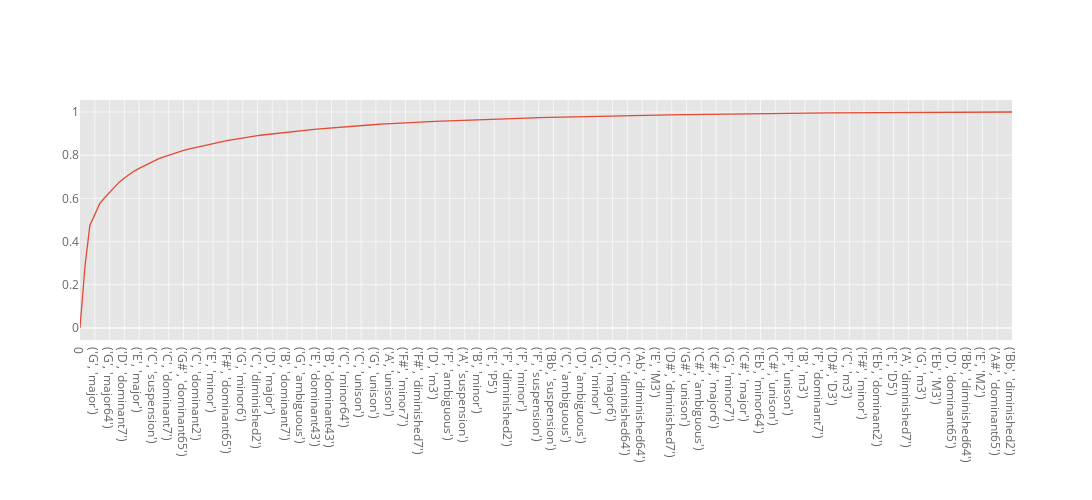

Source (notebook cell):
### Markdown cell above
If we look at the distribution over the occurring chords of the corpus, a striking 80 % make up for only tonic chords and permutations (`C major`, `C suspension`, `E major6`, `G major64`, `A minor`), dominant chords and permutations (`G dominant7`, `B dominant65`, `D dominant43`, `F dominant2`, `G major`, `E dominant7`, `G# dominant65`, `E major`, `E major6`), and predominant chords (`F major`, `D minor` `D dominant7`). From more complex or unconventional music we would expect many more chords to diverge from this tonic region.

### Code cell
chord_dist = jh.cumulative_fraction(chord_tuples.chords)
chord_dist.index = chord_dist.index.map(str)
chord_dist['y'].iplot('scatter', y='y', dimensions=(3000,500))

### Figure 1 — Plotly figure (JSON) as saved in the notebook; plotly's stock layout.template omitted (floating-point values rounded to 4 significant figures; data arrays with more than 128 entries replaced by an {"elided": "..."} marker saying what was removed)
{"data": [{"line": {"color": "rgba(226, 74, 51, 1.0)", "dash": "solid", "shape": "linear", "width": 1.3}, "mode": "lines", "name": "y", "text": "", "type": "scatter", "x": {"elided": "190 str values"}, "y": {"elided": "190 float values"}}], "layout": {"height": 500, "legend": {"bgcolor": "#FFFFFF", "font": {"color": "#666666"}}, "paper_bgcolor": "#FFFFFF", "plot_bgcolor": "#E5E5E5", "title": {"font": {"color": "#151516"}}, "width": 3000, "xaxis": {"autorange": true, "gridcolor": "#F6F6F6", "range": [0, 189], "showgrid": true, "tickfont": {"color": "#666666"}, "title": {"font": {"color": "#666666"}, "text": ""}, "type": "category", "zerolinecolor": "#F6F6F6"}, "yaxis": {"autorange": true, "gridcolor": "#F6F6F6", "range": [-0.05556, 1.056], "showgrid": true, "tickfont": {"color": "#666666"}, "title": {"font": {"color": "#666666"}, "text": ""}, "type": "linear", "zerolinecolor": "#F6F6F6"}}}
